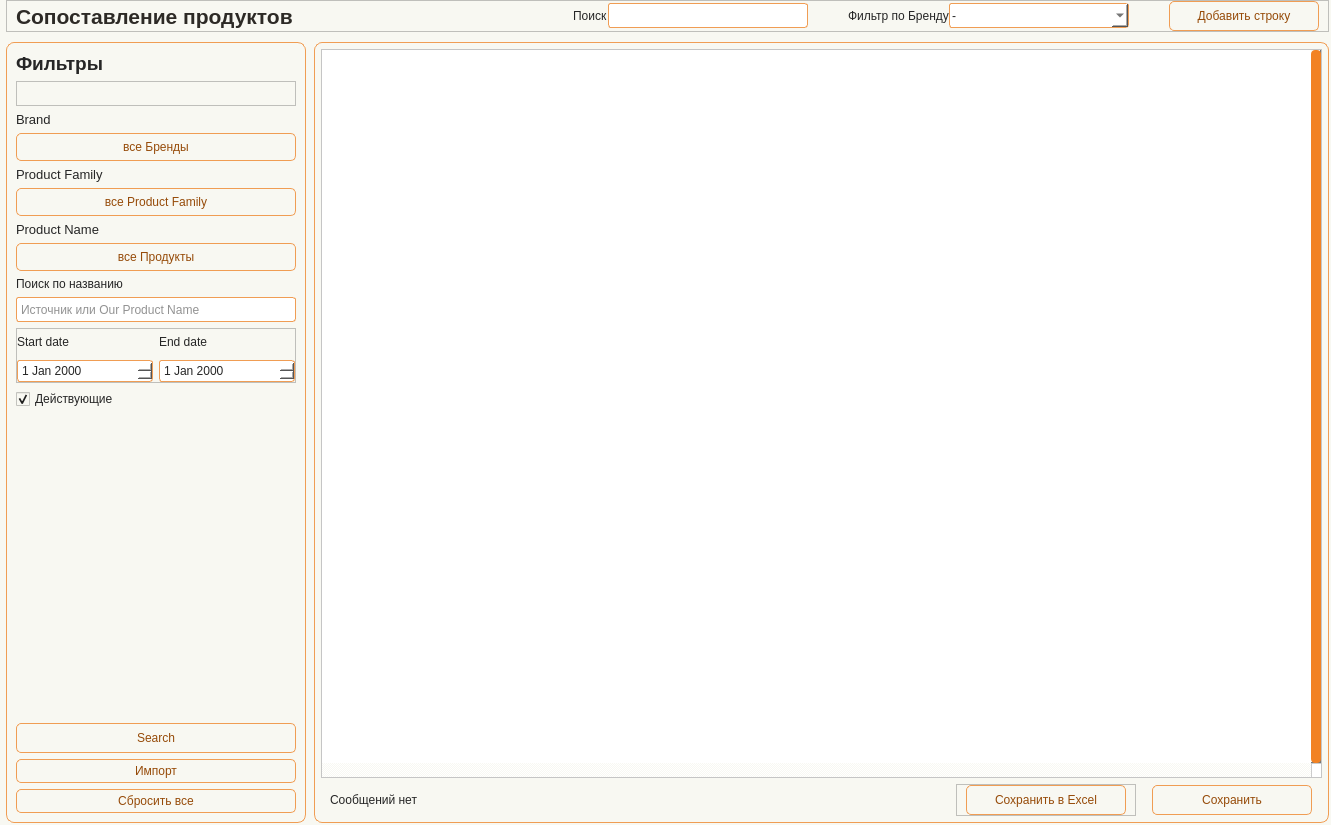
<?xml version='1.0' encoding='utf-8'?>
<ui version="4.0">
 <class>Form</class>
 <widget class="QWidget" name="Form">
  <property name="geometry">
   <rect>
    <x>0</x>
    <y>0</y>
    <width>1331</width>
    <height>825</height>
   </rect>
  </property>
  <property name="minimumSize">
   <size>
    <width>930</width>
    <height>650</height>
   </size>
  </property>
  <property name="windowTitle">
   <string>Form</string>
  </property>
  <property name="styleSheet">
   <string notr="true">/* ===== BASE PREVIEW STYLE FOR DESIGNER ===== */

QWidget {
    background-color: #f8f8f2;
    color: #262626;
    font: 10pt "Tahoma";
}

/* ===== LABELS ===== */

QLabel {
    color: #262626;
}

#Title_label {
    font: 16pt "Tahoma";
    font-weight: 700;
    color: #2D2A26;
}

QLabel#label_filter_title {
    font: 14pt "Tahoma";
    font-weight: 700;
}

/* ===== INPUTS ===== */

QLineEdit, QComboBox, QDateEdit {
    border: 1px solid #f09d54;
    border-radius: 3px;
    padding: 2px;
    background-color: #ffffff;
    color: #262626;
}

/* ===== BUTTONS ===== */

QPushButton {
    border: 1px solid #f09d54;
    border-radius: 5px;
    background-color: #f8f8f2;
    color: #964b09;
    padding: 4px;
}

/* ===== TABLE ===== */

QTableWidget {
    background-color: #ffffff;
    gridline-color: #f28223;
    selection-background-color: #f5d3b5;
    selection-color: #262626;
}

QHeaderView::section {
    background-color: #f5d3b5;
    border: 1px solid #f28223;
    padding: 3px;
}

/* ===== FRAMES ===== */

QFrame#frame_LeftPanel, 
QFrame#frame_RightPanel {
    border: 1px solid #f28223;
    border-radius: 5px;
}

/* ===== SCROLL ===== */

QScrollBar:vertical {
    background: #f8f8f2;
    width: 10px;
}

QScrollBar::handle:vertical {
    background: #f28223;
    border-radius: 4px;
}</string>
  </property>
  <layout class="QHBoxLayout" name="horizontalLayout">
   <property name="leftMargin">
    <number>0</number>
   </property>
   <property name="topMargin">
    <number>0</number>
   </property>
   <property name="rightMargin">
    <number>0</number>
   </property>
   <property name="bottomMargin">
    <number>0</number>
   </property>
   <item>
    <widget class="QWidget" name="widget" native="true">
     <layout class="QVBoxLayout" name="verticalLayout">
      <property name="spacing">
       <number>10</number>
      </property>
      <property name="leftMargin">
       <number>6</number>
      </property>
      <property name="topMargin">
       <number>0</number>
      </property>
      <property name="rightMargin">
       <number>2</number>
      </property>
      <property name="bottomMargin">
       <number>2</number>
      </property>
      <item>
       <widget class="QFrame" name="frame_6">
        <property name="minimumSize">
         <size>
          <width>0</width>
          <height>32</height>
         </size>
        </property>
        <property name="maximumSize">
         <size>
          <width>16777215</width>
          <height>32</height>
         </size>
        </property>
        <property name="frameShape">
         <enum>QFrame::Shape::StyledPanel</enum>
        </property>
        <property name="frameShadow">
         <enum>QFrame::Shadow::Raised</enum>
        </property>
        <layout class="QHBoxLayout" name="horizontalLayout_5">
         <property name="spacing">
          <number>0</number>
         </property>
         <property name="topMargin">
          <number>0</number>
         </property>
         <property name="bottomMargin">
          <number>0</number>
         </property>
         <item>
          <widget class="QLabel" name="Title_label">
           <property name="minimumSize">
            <size>
             <width>0</width>
             <height>30</height>
            </size>
           </property>
           <property name="maximumSize">
            <size>
             <width>16777215</width>
             <height>30</height>
            </size>
           </property>
           <property name="font">
            <font>
             <family>Tahoma</family>
             <pointsize>16</pointsize>
             <italic>false</italic>
             <bold>true</bold>
            </font>
           </property>
           <property name="layoutDirection">
            <enum>Qt::LayoutDirection::LeftToRight</enum>
           </property>
           <property name="text">
            <string>Сопоставление продуктов</string>
           </property>
          </widget>
         </item>
         <item>
          <spacer name="horizontalSpacer_top">
           <property name="orientation">
            <enum>Qt::Orientation::Horizontal</enum>
           </property>
           <property name="sizeHint" stdset="0">
            <size>
             <width>654</width>
             <height>17</height>
            </size>
           </property>
          </spacer>
         </item>
         <item>
          <widget class="QLabel" name="label_FindProduct">
           <property name="text">
            <string>Поиск</string>
           </property>
          </widget>
         </item>
         <item>
          <widget class="QLineEdit" name="line_FindProduct">
           <property name="minimumSize">
            <size>
             <width>200</width>
             <height>25</height>
            </size>
           </property>
           <property name="maximumSize">
            <size>
             <width>320</width>
             <height>25</height>
            </size>
           </property>
           <property name="toolTip">
            <string>Поиск продукта для выбора в редактируемой строке</string>
           </property>
          </widget>
         </item>
         <item>
          <spacer name="horizontalSpacer_2">
           <property name="orientation">
            <enum>Qt::Orientation::Horizontal</enum>
           </property>
           <property name="sizeType">
            <enum>QSizePolicy::Policy::Fixed</enum>
           </property>
           <property name="sizeHint" stdset="0">
            <size>
             <width>40</width>
             <height>20</height>
            </size>
           </property>
          </spacer>
         </item>
         <item>
          <widget class="QLabel" name="label_FindBrand">
           <property name="text">
            <string>Фильтр по Бренду</string>
           </property>
          </widget>
         </item>
         <item>
          <widget class="QComboBox" name="cbo_FindBrand">
           <property name="minimumSize">
            <size>
             <width>180</width>
             <height>25</height>
            </size>
           </property>
           <property name="maximumSize">
            <size>
             <width>260</width>
             <height>25</height>
            </size>
           </property>
           <item>
            <property name="text">
             <string>-</string>
            </property>
           </item>
          </widget>
         </item>
         <item>
          <spacer name="horizontalSpacer">
           <property name="orientation">
            <enum>Qt::Orientation::Horizontal</enum>
           </property>
           <property name="sizeType">
            <enum>QSizePolicy::Policy::Fixed</enum>
           </property>
           <property name="sizeHint" stdset="0">
            <size>
             <width>40</width>
             <height>20</height>
            </size>
           </property>
          </spacer>
         </item>
         <item>
          <widget class="QPushButton" name="btn_AddLine">
           <property name="visible">
            <bool>false</bool>
           </property>
           <property name="minimumSize">
            <size>
             <width>150</width>
             <height>30</height>
            </size>
           </property>
           <property name="maximumSize">
            <size>
             <width>150</width>
             <height>30</height>
            </size>
           </property>
           <property name="text">
            <string>Добавить строку</string>
           </property>
           <property name="icon">
            <iconset>
             <normaloff>:/icon/icon/plus-circle — копия — копия.svg</normaloff>:/icon/icon/plus-circle — копия — копия.svg</iconset>
           </property>
          </widget>
         </item>
        </layout>
       </widget>
      </item>
      <item>
       <widget class="QFrame" name="frame_Content">
        <property name="frameShape">
         <enum>QFrame::Shape::NoFrame</enum>
        </property>
        <property name="frameShadow">
         <enum>QFrame::Shadow::Plain</enum>
        </property>
        <layout class="QHBoxLayout" name="horizontalLayout_content">
         <property name="spacing">
          <number>8</number>
         </property>
         <property name="leftMargin">
          <number>0</number>
         </property>
         <property name="topMargin">
          <number>0</number>
         </property>
         <property name="rightMargin">
          <number>0</number>
         </property>
         <property name="bottomMargin">
          <number>0</number>
         </property>
         <item>
          <widget class="QFrame" name="frame_LeftPanel">
           <property name="minimumSize">
            <size>
             <width>280</width>
             <height>0</height>
            </size>
           </property>
           <property name="maximumSize">
            <size>
             <width>300</width>
             <height>16777215</height>
            </size>
           </property>
           <property name="styleSheet">
            <string notr="true">#frame_LeftPanel {border: 1px solid #f09d54; border-radius: 8px;}</string>
           </property>
           <property name="frameShape">
            <enum>QFrame::Shape::StyledPanel</enum>
           </property>
           <property name="frameShadow">
            <enum>QFrame::Shadow::Raised</enum>
           </property>
           <layout class="QVBoxLayout" name="verticalLayout_left">
            <property name="spacing">
             <number>6</number>
            </property>
            <property name="leftMargin">
             <number>9</number>
            </property>
            <property name="topMargin">
             <number>9</number>
            </property>
            <property name="rightMargin">
             <number>9</number>
            </property>
            <property name="bottomMargin">
             <number>9</number>
            </property>
            <item>
             <widget class="QLabel" name="label_filter_title">
              <property name="font">
               <font>
                <family>Tahoma</family>
                <pointsize>14</pointsize>
                <italic>false</italic>
                <bold>true</bold>
               </font>
              </property>
              <property name="text">
               <string>Фильтры</string>
              </property>
             </widget>
            </item>
            <item>
             <widget class="QFrame" name="frame_2">
              <property name="minimumSize">
               <size>
                <width>0</width>
                <height>25</height>
               </size>
              </property>
              <property name="maximumSize">
               <size>
                <width>16777215</width>
                <height>25</height>
               </size>
              </property>
              <property name="frameShape">
               <enum>QFrame::Shape::StyledPanel</enum>
              </property>
              <property name="frameShadow">
               <enum>QFrame::Shadow::Raised</enum>
              </property>
             </widget>
            </item>
            <item>
             <widget class="QLabel" name="label_5">
              <property name="font">
               <font>
                <family>Tahoma</family>
                <pointsize>10</pointsize>
                <italic>false</italic>
                <bold>false</bold>
               </font>
              </property>
              <property name="text">
               <string>Brand</string>
              </property>
             </widget>
            </item>
            <item>
             <widget class="QPushButton" name="btn_FilterBrand">
              <property name="minimumSize">
               <size>
                <width>0</width>
                <height>28</height>
               </size>
              </property>
              <property name="maximumSize">
               <size>
                <width>16777215</width>
                <height>16777215</height>
               </size>
              </property>
              <property name="toolTip">
               <string>Открыть фильтр по брендам</string>
              </property>
              <property name="text">
               <string>все Бренды</string>
              </property>
             </widget>
            </item>
            <item>
             <widget class="QLabel" name="label_4">
              <property name="font">
               <font>
                <family>Tahoma</family>
                <pointsize>10</pointsize>
                <italic>false</italic>
                <bold>false</bold>
               </font>
              </property>
              <property name="text">
               <string>Product Family</string>
              </property>
             </widget>
            </item>
            <item>
             <widget class="QPushButton" name="btn_FilterProductFamily">
              <property name="minimumSize">
               <size>
                <width>0</width>
                <height>28</height>
               </size>
              </property>
              <property name="maximumSize">
               <size>
                <width>16777215</width>
                <height>16777215</height>
               </size>
              </property>
              <property name="toolTip">
               <string>Открыть фильтр по Product Family</string>
              </property>
              <property name="text">
               <string>все Product Family</string>
              </property>
             </widget>
            </item>
            <item>
             <widget class="QLabel" name="label_3">
              <property name="font">
               <font>
                <family>Tahoma</family>
                <pointsize>10</pointsize>
                <italic>false</italic>
                <bold>false</bold>
               </font>
              </property>
              <property name="text">
               <string>Product Name</string>
              </property>
             </widget>
            </item>
            <item>
             <widget class="QPushButton" name="btn_FilterProduct">
              <property name="minimumSize">
               <size>
                <width>0</width>
                <height>28</height>
               </size>
              </property>
              <property name="maximumSize">
               <size>
                <width>16777215</width>
                <height>16777215</height>
               </size>
              </property>
              <property name="toolTip">
               <string>Открыть фильтр по продуктам</string>
              </property>
              <property name="text">
               <string>все Продукты</string>
              </property>
             </widget>
            </item>
            <item>
             <widget class="QLabel" name="label_8">
              <property name="text">
               <string>Поиск по названию</string>
              </property>
             </widget>
            </item>
            <item>
             <widget class="QLineEdit" name="line_NameSearch">
              <property name="minimumSize">
               <size>
                <width>0</width>
                <height>25</height>
               </size>
              </property>
              <property name="maximumSize">
               <size>
                <width>16777215</width>
                <height>25</height>
               </size>
              </property>
              <property name="placeholderText">
               <string>Источник или Our Product Name</string>
              </property>
             </widget>
            </item>
            <item>
             <widget class="QFrame" name="frame_7">
              <property name="visible">
               <bool>false</bool>
              </property>
              <property name="minimumSize">
               <size>
                <width>0</width>
                <height>55</height>
               </size>
              </property>
              <property name="maximumSize">
               <size>
                <width>16777215</width>
                <height>55</height>
               </size>
              </property>
              <property name="frameShape">
               <enum>QFrame::Shape::StyledPanel</enum>
              </property>
              <property name="frameShadow">
               <enum>QFrame::Shadow::Raised</enum>
              </property>
              <layout class="QGridLayout" name="gridLayout">
               <property name="leftMargin">
                <number>0</number>
               </property>
               <property name="topMargin">
                <number>0</number>
               </property>
               <property name="rightMargin">
                <number>0</number>
               </property>
               <property name="bottomMargin">
                <number>0</number>
               </property>
               <item row="3" column="0">
                <widget class="QDateEdit" name="line_Start_date" />
               </item>
               <item row="3" column="1">
                <widget class="QDateEdit" name="line_End_date" />
               </item>
               <item row="2" column="1">
                <widget class="QLabel" name="label_7">
                 <property name="text">
                  <string>End date</string>
                 </property>
                </widget>
               </item>
               <item row="2" column="0">
                <widget class="QLabel" name="label_6">
                 <property name="text">
                  <string>Start date</string>
                 </property>
                </widget>
               </item>
              </layout>
             </widget>
            </item>
            <item>
             <widget class="QCheckBox" name="chb_CalcToday">
              <property name="visible">
               <bool>false</bool>
              </property>
              <property name="text">
               <string>Действующие</string>
              </property>
              <property name="checked">
               <bool>true</bool>
              </property>
             </widget>
            </item>
            <item>
             <spacer name="verticalSpacer_filters">
              <property name="orientation">
               <enum>Qt::Orientation::Vertical</enum>
              </property>
              <property name="sizeHint" stdset="0">
               <size>
                <width>20</width>
                <height>370</height>
               </size>
              </property>
             </spacer>
            </item>
            <item>
             <widget class="QFrame" name="frame_3">
              <property name="minimumSize">
               <size>
                <width>110</width>
                <height>0</height>
               </size>
              </property>
              <property name="maximumSize">
               <size>
                <width>16777215</width>
                <height>16777215</height>
               </size>
              </property>
              <layout class="QVBoxLayout" name="verticalLayout_4" stretch="0,0,0">
               <property name="spacing">
                <number>6</number>
               </property>
               <property name="leftMargin">
                <number>0</number>
               </property>
               <property name="topMargin">
                <number>0</number>
               </property>
               <property name="rightMargin">
                <number>0</number>
               </property>
               <property name="bottomMargin">
                <number>0</number>
               </property>
               <item>
                <widget class="QPushButton" name="btn_Search">
                 <property name="minimumSize">
                  <size>
                   <width>100</width>
                   <height>30</height>
                  </size>
                 </property>
                 <property name="maximumSize">
                  <size>
                   <width>16777215</width>
                   <height>16777215</height>
                  </size>
                 </property>
                 <property name="text">
                  <string>Search</string>
                 </property>
                 <property name="icon">
                  <iconset>
                   <normaloff>:/icon/icon/search — копия — копия.svg</normaloff>:/icon/icon/search — копия — копия.svg</iconset>
                 </property>
                </widget>
               </item>

               <item>
                <widget class="QPushButton" name="btn_Import">
                 <property name="visible">
                  <bool>true</bool>
                 </property>
                 <property name="text">
                  <string>Импорт</string>
                 </property>
                 <property name="icon">
                  <iconset>
                   <normaloff>:/icon/icon/arrow-up-circle — копия — копия.svg</normaloff>:/icon/icon/arrow-up-circle — копия — копия.svg</iconset>
                 </property>
                </widget>
               </item>
               <item>
                <widget class="QPushButton" name="btn_ResetAll">
                 <property name="text">
                  <string>Сбросить все</string>
                 </property>
                </widget>
               </item>
              </layout>
             </widget>
            </item>
           </layout>
          </widget>
         </item>
         <item>
          <widget class="QFrame" name="frame_RightPanel">
           <property name="styleSheet">
            <string notr="true">#frame_RightPanel {border: 1px solid #f09d54; border-radius: 8px;}</string>
           </property>
           <property name="frameShape">
            <enum>QFrame::Shape::StyledPanel</enum>
           </property>
           <property name="frameShadow">
            <enum>QFrame::Shadow::Raised</enum>
           </property>
           <layout class="QVBoxLayout" name="verticalLayout_right">
            <property name="spacing">
             <number>6</number>
            </property>
            <property name="leftMargin">
             <number>6</number>
            </property>
            <property name="topMargin">
             <number>6</number>
            </property>
            <property name="rightMargin">
             <number>6</number>
            </property>
            <property name="bottomMargin">
             <number>6</number>
            </property>
            <item>
             <layout class="QHBoxLayout" name="horizontalLayout_topRight">
              <property name="spacing">
               <number>6</number>
              </property>
              <property name="leftMargin">
               <number>0</number>
              </property>
              <property name="topMargin">
               <number>0</number>
              </property>
              <property name="rightMargin">
               <number>0</number>
              </property>
              <property name="bottomMargin">
               <number>0</number>
              </property>
             </layout>
            </item>
            <item>
             <widget class="QTableWidget" name="table">
              <property name="verticalScrollBarPolicy">
               <enum>Qt::ScrollBarPolicy::ScrollBarAlwaysOn</enum>
              </property>
              <property name="horizontalScrollBarPolicy">
               <enum>Qt::ScrollBarPolicy::ScrollBarAlwaysOn</enum>
              </property>
              <property name="sizeAdjustPolicy">
               <enum>QAbstractScrollArea::SizeAdjustPolicy::AdjustToContents</enum>
              </property>
              <property name="autoScrollMargin">
               <number>10</number>
              </property>
              <property name="selectionMode">
               <enum>QAbstractItemView::SelectionMode::SingleSelection</enum>
              </property>
              <property name="textElideMode">
               <enum>Qt::TextElideMode::ElideMiddle</enum>
              </property>
              <property name="sortingEnabled">
               <bool>true</bool>
              </property>
              <property name="wordWrap">
               <bool>false</bool>
              </property>
              <property name="rowCount">
               <number>0</number>
              </property>
              <property name="columnCount">
               <number>0</number>
              </property>
              <attribute name="horizontalHeaderCascadingSectionResizes">
               <bool>true</bool>
              </attribute>
              <attribute name="horizontalHeaderMinimumSectionSize">
               <number>55</number>
              </attribute>
              <attribute name="horizontalHeaderDefaultSectionSize">
               <number>100</number>
              </attribute>
              <attribute name="horizontalHeaderShowSortIndicator" stdset="0">
               <bool>true</bool>
              </attribute>
              <attribute name="horizontalHeaderStretchLastSection">
               <bool>true</bool>
              </attribute>
              <attribute name="verticalHeaderVisible">
               <bool>false</bool>
              </attribute>
              <attribute name="verticalHeaderCascadingSectionResizes">
               <bool>true</bool>
              </attribute>
              <attribute name="verticalHeaderMinimumSectionSize">
               <number>24</number>
              </attribute>
              <attribute name="verticalHeaderDefaultSectionSize">
               <number>25</number>
              </attribute>
              <attribute name="verticalHeaderHighlightSections">
               <bool>false</bool>
              </attribute>
             </widget>
            </item>
            <item>
             <widget class="QFrame" name="frame_Update">
              <property name="minimumSize">
               <size>
                <width>0</width>
                <height>0</height>
               </size>
              </property>
              <property name="maximumSize">
               <size>
                <width>16777215</width>
                <height>50</height>
               </size>
              </property>
              <layout class="QHBoxLayout" name="horizontalLayout_4">
               <property name="leftMargin">
                <number>0</number>
               </property>
               <property name="topMargin">
                <number>0</number>
               </property>
               <property name="rightMargin">
                <number>0</number>
               </property>
               <property name="bottomMargin">
                <number>0</number>
               </property>
               <item>
                <widget class="QFrame" name="frame_4">
                 <property name="minimumSize">
                  <size>
                   <width>0</width>
                   <height>0</height>
                  </size>
                 </property>
                 <layout class="QVBoxLayout" name="verticalLayout_5">
                  <property name="leftMargin">
                   <number>9</number>
                  </property>
                  <property name="topMargin">
                   <number>0</number>
                  </property>
                  <property name="rightMargin">
                   <number>0</number>
                  </property>
                  <property name="bottomMargin">
                   <number>0</number>
                  </property>
                  <item>
                   <widget class="QLabel" name="label_msg">
                    <property name="text">
                     <string>Сообщений нет</string>
                    </property>
                   </widget>
                  </item>
                 </layout>
                </widget>
               </item>
               <item>
                <widget class="QFrame" name="frame">
                 <property name="minimumSize">
                  <size>
                   <width>180</width>
                   <height>0</height>
                  </size>
                 </property>
                 <property name="maximumSize">
                  <size>
                   <width>180</width>
                   <height>16777215</height>
                  </size>
                 </property>
                 <property name="frameShape">
                  <enum>QFrame::Shape::StyledPanel</enum>
                 </property>
                 <property name="frameShadow">
                  <enum>QFrame::Shadow::Raised</enum>
                 </property>
                 <layout class="QHBoxLayout" name="horizontalLayout_2">
                  <property name="spacing">
                   <number>0</number>
                  </property>
                  <property name="leftMargin">
                   <number>0</number>
                  </property>
                  <property name="topMargin">
                   <number>0</number>
                  </property>
                  <property name="rightMargin">
                   <number>0</number>
                  </property>
                  <property name="bottomMargin">
                   <number>0</number>
                  </property>
                  <item>
                   <widget class="QPushButton" name="btn_SaveExcel">
                    <property name="minimumSize">
                     <size>
                      <width>160</width>
                      <height>30</height>
                     </size>
                    </property>
                    <property name="maximumSize">
                     <size>
                      <width>160</width>
                      <height>30</height>
                     </size>
                    </property>
                    <property name="text">
                     <string>Сохранить в Excel</string>
                    </property>
                    <property name="icon">
                     <iconset>
                      <normaloff>:/icon/icon/download — копия — копия.svg</normaloff>:/icon/icon/download — копия — копия.svg</iconset>
                    </property>
                   </widget>
                  </item>
                 </layout>
                </widget>
               </item>
               <item>
                <widget class="QFrame" name="frame_5">
                 <property name="minimumSize">
                  <size>
                   <width>120</width>
                   <height>0</height>
                  </size>
                 </property>
                 <property name="maximumSize">
                  <size>
                   <width>180</width>
                   <height>16777215</height>
                  </size>
                 </property>
                 <layout class="QHBoxLayout" name="horizontalLayout_3">
                  <property name="spacing">
                   <number>0</number>
                  </property>
                  <property name="leftMargin">
                   <number>0</number>
                  </property>
                  <property name="topMargin">
                   <number>0</number>
                  </property>
                  <property name="rightMargin">
                   <number>0</number>
                  </property>
                  <property name="bottomMargin">
                   <number>0</number>
                  </property>
                  <item>
                   <widget class="QPushButton" name="btn_Save">
                    <property name="minimumSize">
                     <size>
                      <width>160</width>
                      <height>30</height>
                     </size>
                    </property>
                    <property name="maximumSize">
                     <size>
                      <width>160</width>
                      <height>16777215</height>
                     </size>
                    </property>
                    <property name="text">
                     <string>Сохранить</string>
                    </property>
                    <property name="icon">
                     <iconset>
                      <normaloff>:/icon/icon/save — копия — копия.svg</normaloff>:/icon/icon/save — копия — копия.svg</iconset>
                    </property>
                   </widget>
                  </item>
                 </layout>
                </widget>
               </item>
              </layout>
             </widget>
            </item>
           </layout>
          </widget>
         </item>
        </layout>
       </widget>
      </item>
     </layout>
    </widget>
   </item>
  </layout>
 </widget>
 <resources>
  <include location="../resource.qrc" />
 </resources>
 <connections />
</ui>
